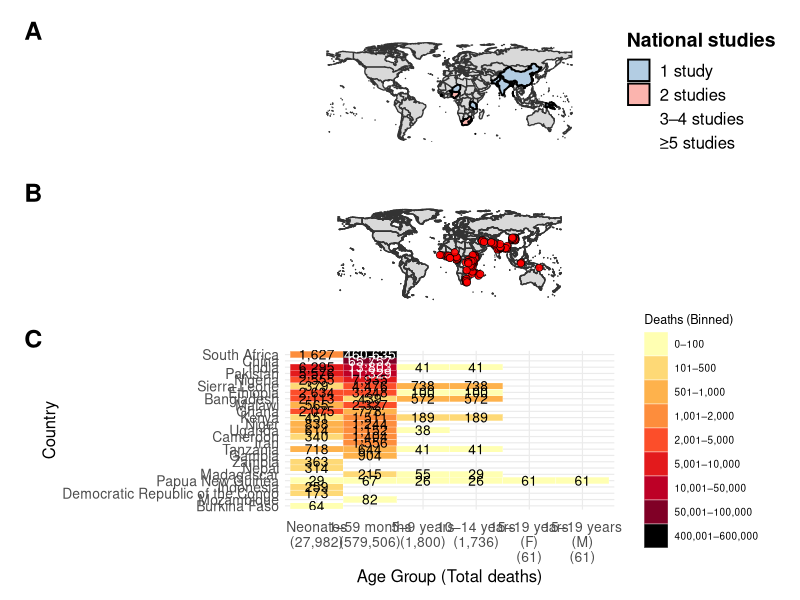
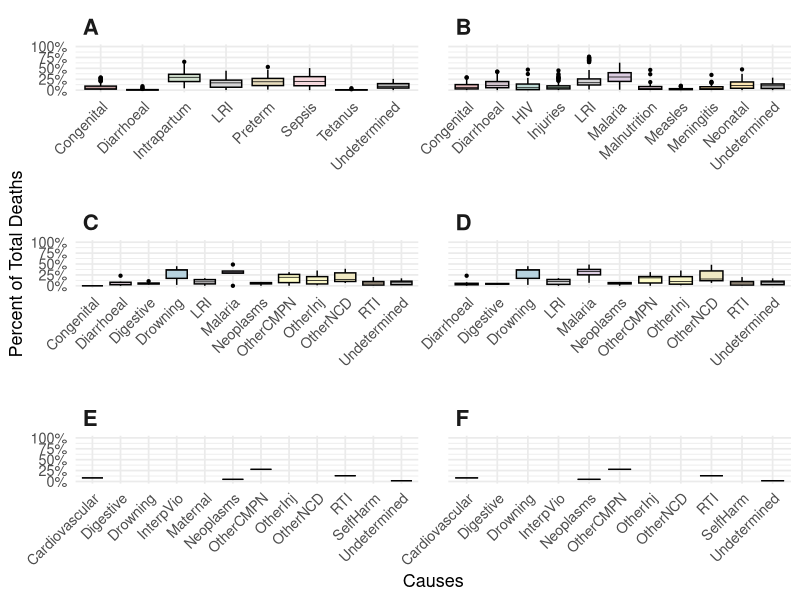
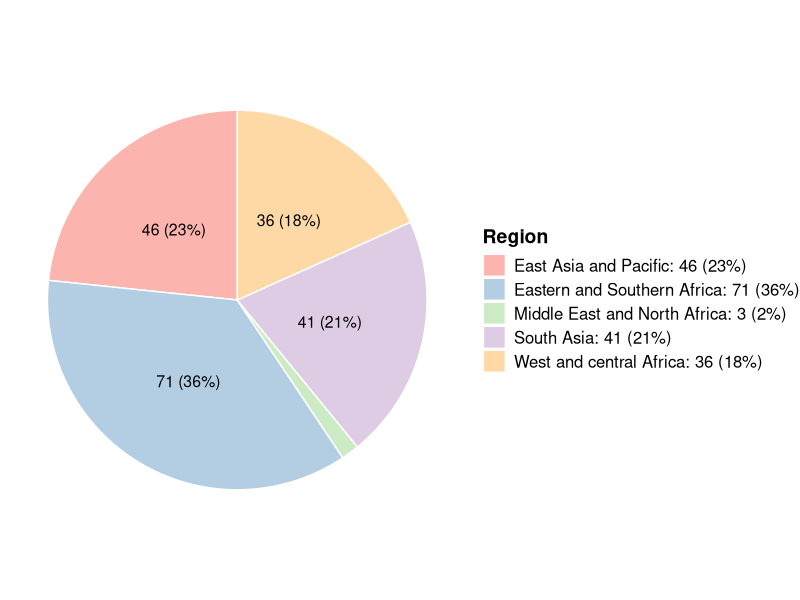
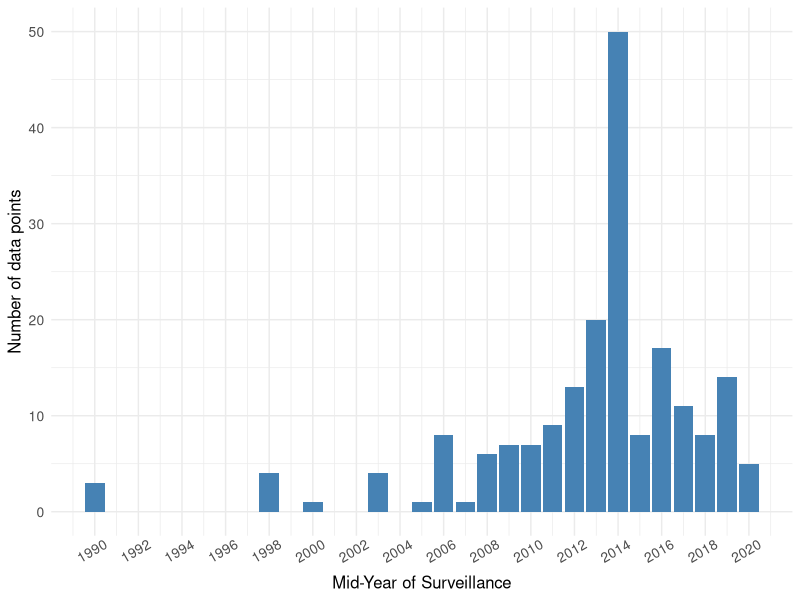
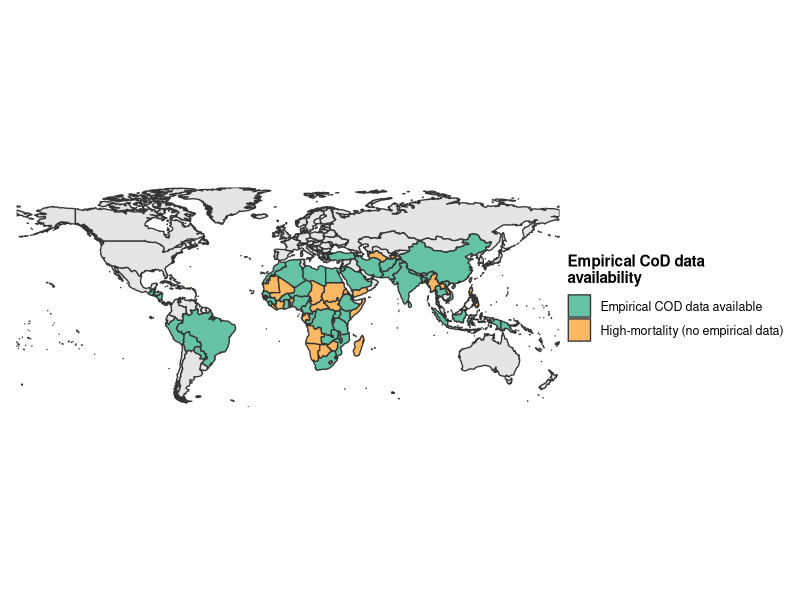
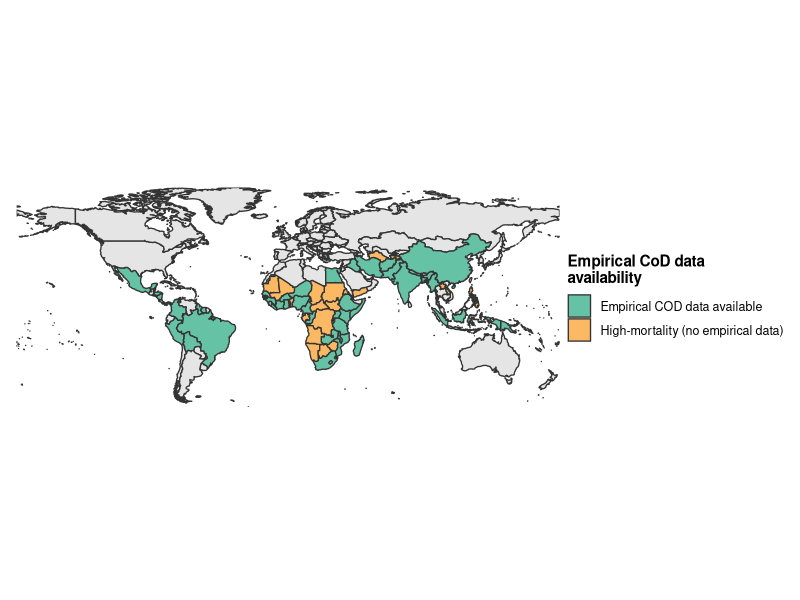
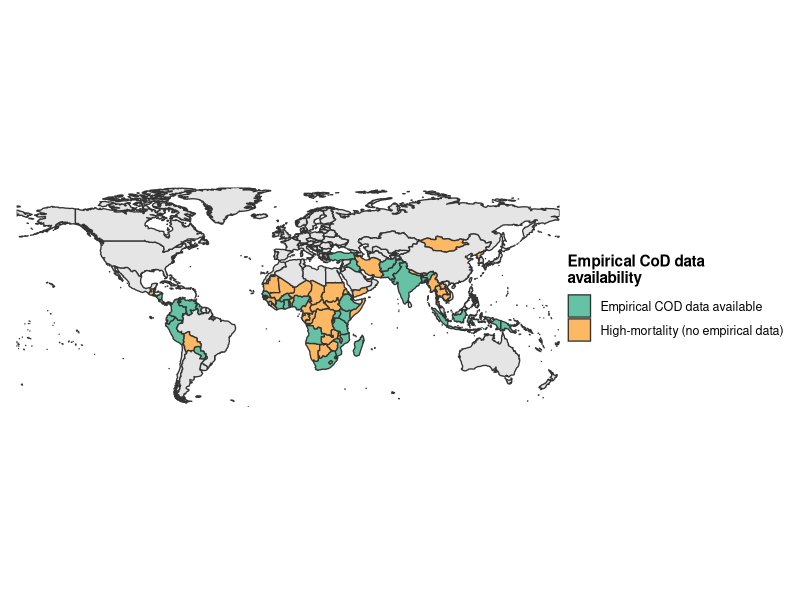

Source code (R) for these figures, in order:
################################################################################
# figures_and_tables.R
# Reproduces Table 1 (systematic review columns), Figures 2-3 and Figures S1-S3 for:
# Wahi A, et al. Consolidating cause-of-death evidence for children and adolescents
# through an updated systematic review and known investigator-tracing. J Glob Health.
#
# Run from the repository's main folder (the folder containing /code, /data, /forms).
# Public data include systematic-review data points only; investigator-traced data
# are not shared, so Table 1, Figures 2-3 and Figures S1-S2 reproduce the
# systematic-review portion of the published results.
################################################################################

library(dplyr)
library(tidyr)
library(stringr)
library(forcats)
library(scales)
library(ggplot2)
library(RColorBrewer)
library(sf)
library(rnaturalearth)
library(rnaturalearthdata)
library(patchwork)

dir.create("output", showWarnings = FALSE)

## 1. Load data ------------------------------------------------------------------
nn.data     <- read.csv("data/cod_neonates_0-27days.csv")  %>% mutate(age_gp = "nn")
pn.data     <- read.csv("data/cod_1-59months.csv")         %>% mutate(age_gp = "pn")
age9.data   <- read.csv("data/cod_5-9years.csv")           %>% mutate(age_gp = "5to9")
age14.data  <- read.csv("data/cod_10-14years.csv")         %>% mutate(age_gp = "10to14")
age19f.data <- read.csv("data/cod_15-19years_female.csv")  %>% mutate(age_gp = "15to19f")
age19m.data <- read.csv("data/cod_15-19years_male.csv")    %>% mutate(age_gp = "15to19m")

# Study details for all age groups combined
sr_new <- bind_rows(
  lapply(list(nn.data, pn.data, age9.data, age14.data, age19f.data, age19m.data),
         function(d) d %>% select(age_gp, article_id:totdeaths)))

# Age-group labels used in tables and figures
age_labels <- c(nn = "Neonates", pn = "1–59 months", `5to9` = "5–9 years",
                `10to14` = "10–14 years", `15to19f` = "15–19 years (F)",
                `15to19m` = "15–19 years (M)")

## 2. Add regions ----------------------------------------------------------------
dat2 <- read.csv("data/region_classification.csv")
names(dat2)[names(dat2) == "ISO3Code"] <- "iso3"
dat2$UNICEFReportRegion1[dat2$UNICEFReportRegion1 == "Europe and Central Asia"] <- "Europe and central Asia"
dat2$UNICEFReportRegion2[dat2$UNICEFReportRegion2 == "West and Central Africa"] <- "West and central Africa"
dat2$UNICEFReportRegion2[dat2$UNICEFReportRegion2 == "Eastern Europe and Central Asia"] <- "Eastern Europe and central Asia"
dat2$Region <- dat2$UNICEFReportRegion1
dat2$Region[which(dat2$UNICEFReportRegion2 != "")] <-
  dat2$UNICEFReportRegion2[which(dat2$UNICEFReportRegion2 != "")]

sr_new <- merge(sr_new, dat2[, c("iso3", "Region")], by = "iso3")

nrow(sr_new)   # should be 197

## 3. World map (used by Figures 2 and S3) ---------------------------------------
world <- ne_countries(scale = "medium", returnclass = "sf") %>%
  filter(name != "Antarctica")
world_keep <- world %>% select(iso_a3, name, geometry)

## 4. TABLE 1 (systematic review columns) ----------------------------------------
table1 <- sr_new %>%
  mutate(age_gp = factor(age_labels[age_gp], levels = age_labels)) %>%
  group_by(age_gp) %>%
  summarise(studies     = n_distinct(article_id),
            data_points = n_distinct(strata_id),
            deaths      = sum(totdeaths, na.rm = TRUE))
table1

## 5. FIGURE 2 -------------------------------------------------------------------
wmap <- sr_new %>%
  mutate(nationalrep = as.integer(nationalrep)) %>%
  distinct(strata_id, .keep_all = TRUE)

# Panel A: national studies (Ethiopia excluded, as in the published figure)
nat_counts <- wmap %>%
  filter(nationalrep == 1, countryname != "Ethiopia", iso3 != "ETH") %>%
  group_by(iso3, countryname) %>%
  summarise(n_national = n_distinct(article_id), .groups = "drop")

nat_map <- world_keep %>%
  inner_join(nat_counts, by = c("iso_a3" = "iso3")) %>%
  mutate(nat_bucket = case_when(
    n_national == 1 ~ "1 study",
    n_national == 2 ~ "2 studies",
    n_national %in% c(3, 4) ~ "3–4 studies",
    n_national >= 5 ~ "≥5 studies"),
    nat_bucket = factor(nat_bucket,
                        levels = c("1 study", "2 studies", "3–4 studies", "≥5 studies")))

nat_cols <- c("1 study" = "#B3CDE3", "2 studies" = "#FBB4AE",
              "3–4 studies" = "#ccebc5", "≥5 studies" = "#FFFFCC")

p_nat <- ggplot() +
  geom_sf(data = world, fill = "grey85", color = "grey20", linewidth = 0.45) +
  geom_sf(data = nat_map, aes(fill = nat_bucket), color = "black", linewidth = 0.65) +
  scale_fill_manual(values = nat_cols, name = "National studies", drop = FALSE) +
  coord_sf(expand = FALSE) +
  theme_void(base_size = 13) +
  theme(legend.position = "right",
        legend.title = element_text(size = 14, face = "bold"),
        legend.text  = element_text(size = 12),
        plot.margin  = margin(8, 12, 20, 12))

# Panel B: subnational study sites (country centroids, jittered)
subnat_sites <- wmap %>%
  filter(nationalrep == 0) %>%
  inner_join(world_keep, by = c("iso3" = "iso_a3")) %>%
  st_as_sf() %>%
  st_centroid(of_largest_polygon = TRUE)

set.seed(123)
coords <- st_coordinates(subnat_sites)
coords_jit <- coords + matrix(runif(nrow(coords) * 2, -3, 3), ncol = 2)
subnat_sites$geometry <- st_sfc(
  lapply(seq_len(nrow(coords_jit)), function(i) st_point(coords_jit[i, ])),
  crs = st_crs(world))

world_grey <- world %>% filter(!(iso_a3 %in% unique(subnat_sites$iso3)))

p_subnat <- ggplot() +
  geom_sf(data = world_grey, fill = "grey85", color = "grey20", linewidth = 0.45) +
  geom_sf(data = world, fill = NA, color = "grey20", linewidth = 0.45) +
  geom_sf(data = subnat_sites, shape = 21, fill = "red", color = "black",
          alpha = 0.9, size = 2.2, stroke = 0.35) +
  theme_void(base_size = 13) +
  theme(legend.position = "none", plot.margin = margin(8, 12, 12, 12))

# Panel C: heat map of deaths by country and age group
td_country_summary <- sr_new %>%
  mutate(age_gp = factor(age_labels[age_gp], levels = age_labels)) %>%
  group_by(countryname, age_gp) %>%
  summarise(total_deaths = sum(totdeaths, na.rm = TRUE), .groups = "drop") %>%
  group_by(countryname) %>%
  mutate(total_by_country = sum(total_deaths)) %>%
  ungroup()

age_totals <- td_country_summary %>%
  group_by(age_gp) %>%
  summarise(total_age = sum(total_deaths), .groups = "drop")

x_labels <- setNames(
  paste0(str_replace(as.character(age_totals$age_gp), " \\(", "\n("),
         "\n(", comma(age_totals$total_age), ")"),
  as.character(age_totals$age_gp))

breaks <- c(0, 100, 500, 1000, 2000, 5000, 10000, 50000, 100000,
            200000, 300000, 400000, 600000)
bin_labels <- c("0–100", "101–500", "501–1,000", "1,001–2,000", "2,001–5,000",
                "5,001–10,000", "10,001–50,000", "50,001–100,000", "100,001–200,000",
                "200,001–300,000", "300,001–400,000", "400,001–600,000")
color_bins <- setNames(c("#ffffb2", "#fed976", "#feb24c", "#fd8d3c", "#fc4e2a", "#e31a1c",
                         "#bd0026", "#800026", "#4d0000", "#2a0000", "#140000", "#000000"),
                       bin_labels)

td_country_summary <- td_country_summary %>%
  mutate(death_bin = cut(total_deaths, breaks = breaks,
                         include.lowest = TRUE, labels = bin_labels))

hmap <- ggplot(td_country_summary,
               aes(x = age_gp, y = fct_reorder(countryname, total_by_country),
                   fill = death_bin)) +
  geom_tile(color = "white") +
  geom_text(aes(label = comma(total_deaths),
                color = ifelse(total_deaths > 10000, "white", "black")), size = 3.5) +
  scale_fill_manual(values = color_bins, name = "Deaths (Binned)") +
  scale_color_identity() +
  scale_x_discrete(labels = x_labels) +
  labs(x = "Age Group (Total deaths)", y = "Country") +
  theme_minimal(base_size = 9) +
  theme(axis.text.x = element_text(size = 10, hjust = 0.5, vjust = 1, margin = margin(t = 6)),
        axis.text.y = element_text(size = 10),
        axis.title  = element_text(size = 12))

# Combine panels and save
fig2 <- (p_nat / p_subnat / hmap) +
  plot_layout(heights = c(1, 1, 1.6)) +
  plot_annotation(tag_levels = "A") &
  theme(plot.tag = element_text(size = 18, face = "bold"))

ggsave("output/Figure2.tif", fig2, device = "tiff", dpi = 600,
       width = 12, height = 26, units = "in", compression = "lzw", bg = "white")

## 6. FIGURE 3 -------------------------------------------------------------------
prep_long <- function(df, label) {
  df %>%
    select(totdeaths:Undetermined) %>%
    select(-Other) %>%
    pivot_longer(cols = -totdeaths, names_to = "cause", values_to = "deaths") %>%
    mutate(percent = 100 * deaths / totdeaths,
           age_group = label)
}

all_long <- bind_rows(
  prep_long(nn.data,     "A"),
  prep_long(pn.data,     "B"),
  prep_long(age9.data,   "C"),
  prep_long(age14.data,  "D"),
  prep_long(age19f.data, "E"),
  prep_long(age19m.data, "F"))

# Panels: A neonates, B 1-59 months, C 5-9 years, D 10-14 years,
#         E 15-19 years female, F 15-19 years male
all_causes <- sort(unique(all_long$cause))
base_colors <- colorRampPalette(brewer.pal(8, "Pastel1"))(length(all_causes) - 1)
pastel_colors <- c(setNames(base_colors, setdiff(all_causes, "Undetermined")),
                   Undetermined = "grey70")

box_age <- ggplot(all_long, aes(x = cause, y = percent, fill = cause)) +
  geom_boxplot(na.rm = FALSE, color = "black", size = 0.5, fatten = 0.5, outlier.size = 0.8) +
  facet_wrap(~ age_group, ncol = 2, scales = "free_x") +
  scale_fill_manual(values = pastel_colors, guide = "none") +
  scale_y_continuous(labels = percent_format(scale = 1), limits = c(0, 100)) +
  labs(x = "Causes", y = "Percent of Total Deaths") +
  theme_minimal(base_size = 13) +
  theme(axis.text.x = element_text(angle = 45, hjust = 1),
        strip.text = element_text(face = "bold", size = 16, hjust = 0),
        panel.spacing = unit(1.5, "lines"))

ggsave("output/Figure3.tif", box_age, device = "tiff", dpi = 600,
       width = 10, height = 8.8, units = "in", compression = "lzw", bg = "white")


## 7. FIGURE S1: data points by region -------------------------------------------
region_counts <- sr_new %>%
  count(Region) %>%
  mutate(percent = n / sum(n) * 100,
         label  = ifelse(percent >= 5, paste0(n, " (", round(percent), "%)"), ""),
         Region = paste0(Region, ": ", n, " (", round(percent), "%)"))

figS1 <- ggplot(region_counts, aes(x = "", y = n, fill = Region)) +
  geom_col(width = 1, color = "white") +
  coord_polar(theta = "y") +
  geom_text(aes(label = label), position = position_stack(vjust = 0.5), size = 4) +
  scale_fill_brewer(palette = "Pastel1") +
  theme_void() +
  theme(legend.title = element_text(size = 14, face = "bold"),
        legend.text  = element_text(size = 12))

ggsave("output/FigureS1.png", figS1, width = 10, height = 8.8, dpi = 300, bg = "white")

## 8. FIGURE S2: data points by surveillance mid-year ----------------------------
figS2 <- ggplot(sr_new, aes(x = year_mid)) +
  geom_bar(fill = "steelblue") +
  scale_x_continuous(breaks = seq(min(sr_new$year_mid, na.rm = TRUE),
                                  max(sr_new$year_mid, na.rm = TRUE), by = 2)) +
  labs(x = "Mid-Year of Surveillance", y = "Number of data points") +
  theme_minimal() +
  theme(axis.text.x = element_text(angle = 30, hjust = 0.7, size = 10),
        axis.text.y = element_text(size = 10),
        axis.title  = element_text(size = 12))

ggsave("output/FigureS2.png", figS2, width = 10, height = 8.8, dpi = 300, bg = "white")

## 9. FIGURE S3: empirical data availability and gaps by age group --------------
hm <- read.csv("data/high_mortality_countries.csv")

status_cols <- c("Empirical COD data available"       = "#66C2A5",
                 "High-mortality (no empirical data)" = "#FDB863",
                 "Other"                              = "grey90")

gap_map <- function(sr_flag, hm_flag) {
  data_yes <- hm$iso3[which(hm[[sr_flag]] == 1)]
  data_gap <- hm$iso3[which(hm[[hm_flag]] == 1 & hm[[sr_flag]] == 0)]
  world_status <- world_keep %>%
    mutate(status = case_when(iso_a3 %in% data_yes ~ "Empirical COD data available",
                              iso_a3 %in% data_gap ~ "High-mortality (no empirical data)",
                              TRUE ~ "Other"))
  ggplot(world_status) +
    geom_sf(aes(fill = status), color = "grey20", linewidth = 0.45) +
    scale_fill_manual(values = status_cols,
                      breaks = c("Empirical COD data available",
                                 "High-mortality (no empirical data)"),
                      name = "Empirical CoD data\navailability") +
    coord_sf(expand = FALSE) +
    theme_void(base_size = 13) +
    theme(legend.position = "right",
          legend.title = element_text(size = 11, face = "bold"),
          legend.text  = element_text(size = 9),
          plot.margin  = margin(8, 12, 12, 12))
}

ggsave("output/FigureS3_neonates.png",  gap_map("sr_nn",    "hm_nn"),
       width = 10, height = 8.8, dpi = 300, bg = "white")
ggsave("output/FigureS3_1-59months.png", gap_map("sr_pn",    "hm_pn"),
       width = 10, height = 8.8, dpi = 300, bg = "white")
ggsave("output/FigureS3_5-19years.png",  gap_map("sr_5to19", "hm_5to19"),
       width = 10, height = 8.8, dpi = 300, bg = "white")
